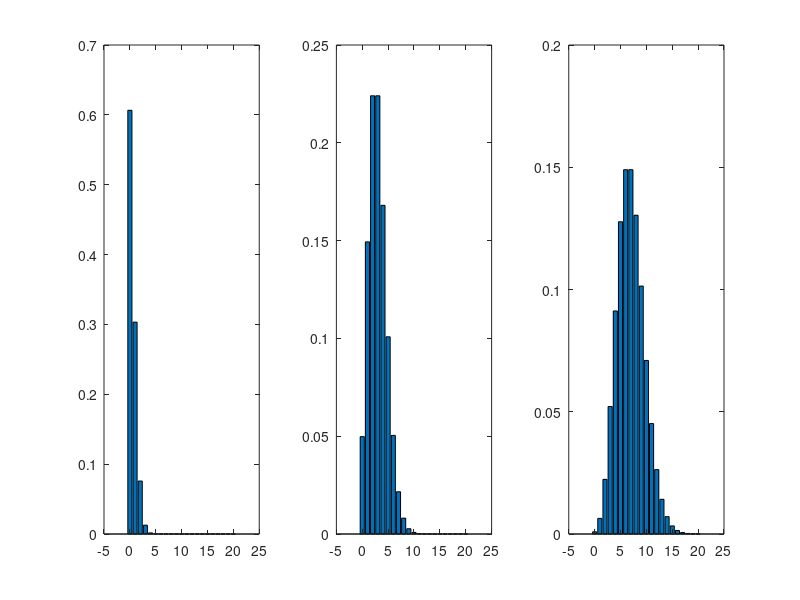

This figure's MATLAB source:
% define the lambdas to use
lambda_array = [0.5 3 7];

% initialize values of k
k = 0:20;

% compute p(k)
%p = 3.^k * exp(-3) ./ factorial(k);


for i=1:length(lambda_array)
    p = lambda_array(i).^k * exp(-lambda_array(i)) ./ factorial(k);
    subplot(1, length(lambda_array), i)
    bar(k, p)
end
